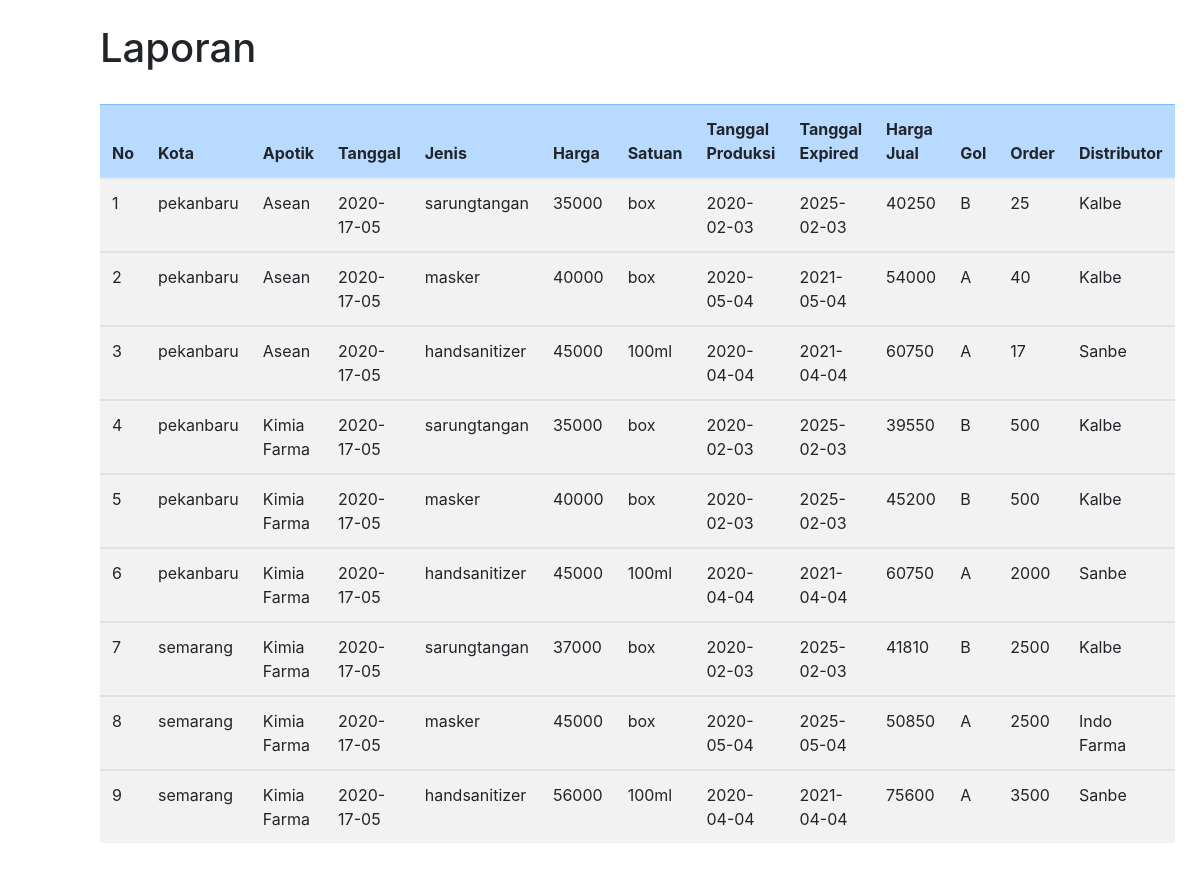
The app's page /laporan.php with its own data.
### tables this page shows
CREATE TABLE `penjualan` (
  `id` int(11) NOT NULL,
  `kota` varchar(50) NOT NULL,
  `apotik` varchar(50) NOT NULL,
  `tanggalpesan` varchar(50) NOT NULL,
  `jenis` varchar(50) NOT NULL,
  `harga` int(11) NOT NULL,
  `satuan` varchar(50) NOT NULL,
  `tglproduksi` date NOT NULL,
  `tglexpired` date NOT NULL,
  `hargajual` int(11) NOT NULL,
  `gol` varchar(50) NOT NULL,
  `order` int(11) NOT NULL,
  `distributor` varchar(50) NOT NULL,
  `sales` varchar(50) NOT NULL,
  `warnabaju` varchar(50) NOT NULL
);

### laporan.php (the view, shortened to what this page needs)
<!DOCTYPE html>
<html>
<head>
<link rel="stylesheet" href="css/bootstrap.min.css">
</head>
<body>
	<div style="width: 80%; margin-left: 100px;">
		<br>
		<h1>Laporan</h1>
		<br>
<table class="table table-striped">
	<thead>
	<tr class="table-primary">
		<th>No</th>
		<th>Kota</th>
		<th>Apotik</th>
		<th>Tanggal</th>
		<th>Jenis</th>
		<th>Harga</th>
		<th>Satuan</th>
		<th>Tanggal Produksi</th>
		<th>Tanggal Expired</th>
		<th>Harga Jual</th>
		<th>Gol</th>
		<th>Order</th>
		<th>Distributor</th>
	</tr>
	</thead>
<?php
		include 'koneksi.php';
		$no = 1;
		$data = mysqli_query($koneksi,"select * from penjualan");
		while($d = mysqli_fetch_array($data)){
			?>
			<tbody>
			<tr>
				<td><?php echo $no++; ?></td>
				<td><?php echo $d['kota']; ?></td>
				<td><?php echo $d['apotik']; ?></td>
				<td><?php echo $d['tanggalpesan']; ?></td>
				<td><?php echo $d['jenis']; ?></td>
				<td><?php echo $d['harga']; ?></td>
				<td><?php echo $d['satuan']; ?></td>
				<td><?php echo $d['tglproduksi']; ?></td>
				<td><?php echo $d['tglexpired']; ?></td>
				<td><?php echo $d['hargajual']; ?></td>
				<td><?php echo $d['gol']; ?></td>
				<td><?php echo $d['order']; ?></td>
				<td><?php echo $d['distributor']; ?></td>
			</tr>
			</tbody>
			<?php
		}
		?>
</table>
</div>
<br>
<br>

### records on screen
penjualan: kota "pekanbaru", apotik "Asean", tanggalpesan "2020-17-05", jenis "sarungtangan", harga "35000", satuan "box", tglproduksi "2020-02-03", tglexpired "2025-02-03", hargajual "40250", gol "B", order "25", distributor "Kalbe"
penjualan: kota "pekanbaru", apotik "Asean", tanggalpesan "2020-17-05", jenis "masker", harga "40000", satuan "box", tglproduksi "2020-05-04", tglexpired "2021-05-04", hargajual "54000", gol "A", order "40", distributor "Kalbe"
penjualan: kota "pekanbaru", apotik "Asean", tanggalpesan "2020-17-05", jenis "handsanitizer", harga "45000", satuan "100ml", tglproduksi "2020-04-04", tglexpired "2021-04-04", hargajual "60750", gol "A", order "17", distributor "Sanbe"
penjualan: kota "pekanbaru", apotik "Kimia Farma", tanggalpesan "2020-17-05", jenis "sarungtangan", harga "35000", satuan "box", tglproduksi "2020-02-03", tglexpired "2025-02-03", hargajual "39550", gol "B", order "500", distributor "Kalbe"
penjualan: kota "pekanbaru", apotik "Kimia Farma", tanggalpesan "2020-17-05", jenis "masker", harga "40000", satuan "box", tglproduksi "2020-02-03", tglexpired "2025-02-03", hargajual "45200", gol "B", order "500", distributor "Kalbe"
penjualan: kota "pekanbaru", apotik "Kimia Farma", tanggalpesan "2020-17-05", jenis "handsanitizer", harga "45000", satuan "100ml", tglproduksi "2020-04-04", tglexpired "2021-04-04", hargajual "60750", gol "A", order "2000", distributor "Sanbe"
penjualan: kota "semarang", apotik "Kimia Farma", tanggalpesan "2020-17-05", jenis "sarungtangan", harga "37000", satuan "box", tglproduksi "2020-02-03", tglexpired "2025-02-03", hargajual "41810", gol "B", order "2500", distributor "Kalbe"
penjualan: kota "semarang", apotik "Kimia Farma", tanggalpesan "2020-17-05", jenis "masker", harga "45000", satuan "box", tglproduksi "2020-05-04", tglexpired "2025-05-04", hargajual "50850", gol "A", order "2500", distributor "Indo Farma"
penjualan: kota "semarang", apotik "Kimia Farma", tanggalpesan "2020-17-05", jenis "handsanitizer", harga "56000", satuan "100ml", tglproduksi "2020-04-04", tglexpired "2021-04-04", hargajual "75600", gol "A", order "3500", distributor "Sanbe"
